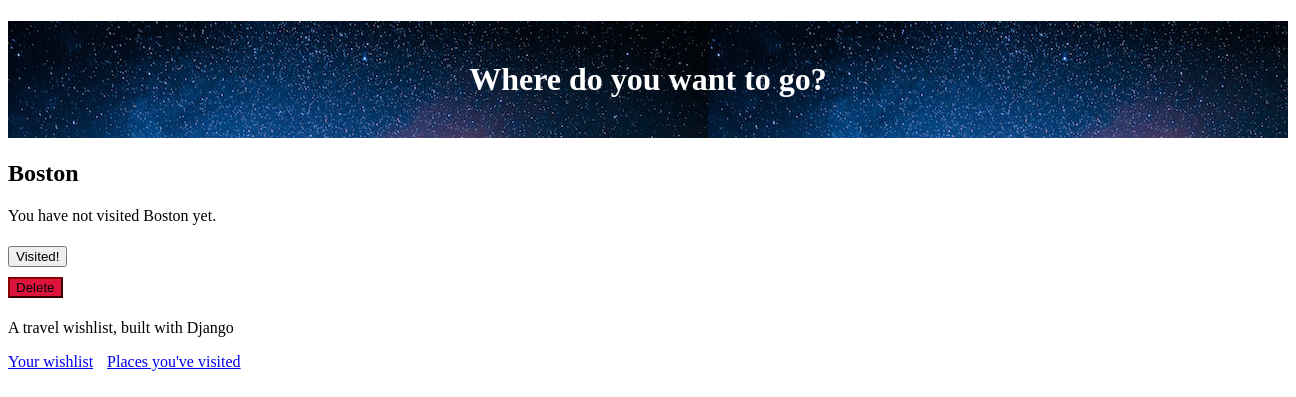
Before: /place/10 (signed in) with the older database file.
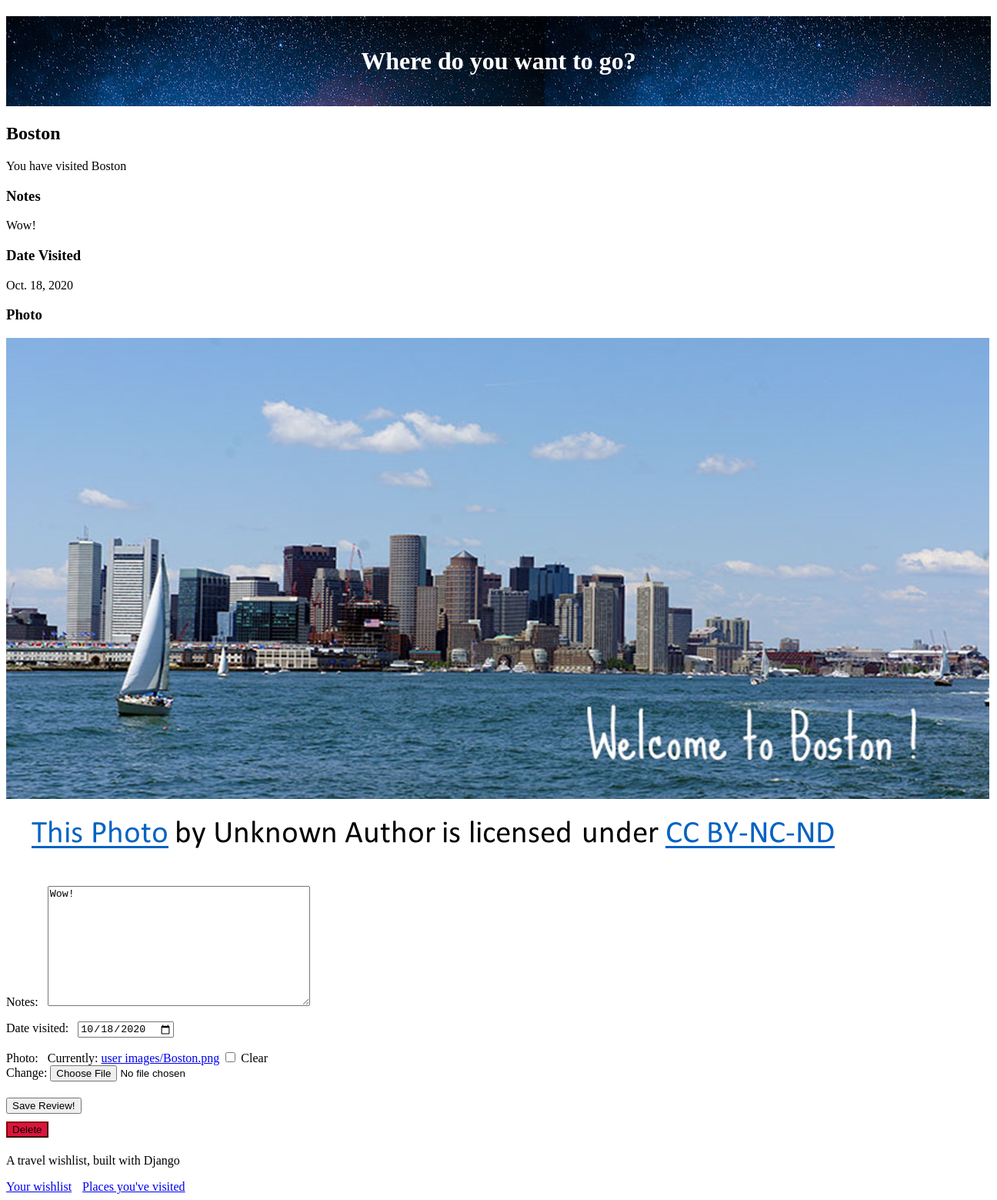
After: the same page with the newer database file.
### travel_wishlist/models.py (models this page shows, shortened)
class Place(models.Model):
    user = models.ForeignKey('auth.User', null=False, on_delete=models.CASCADE)
    name = models.CharField(max_length=200)
    visited = models.BooleanField(default=False)
    notes = models.TextField(blank=True, null=True)
    date_visited = models.DateField(blank=True, null=True)
    photo = models.ImageField(upload_to= 'user_images/', blank=True, null=True)

### travel_wishlist/views.py (the view)
# urls.py: path('place/<int:place_pk>', views.place_details, name='place_details'),
@login_required
def place_details(request, place_pk):
    place = get_object_or_404(Place, pk=place_pk)
    if place.user != request.user:
        return HttpResponseForbidden()
    if request.method == 'POST':
        form = TripReviewForm(request.POST, request.FILES, instance=place)
        if form.is_valid():
            form.save()
            messages.info(request, 'Trip information updated!')
        else:
            messages.error(request, form.errors)
        return redirect('place_details', place_pk=place_pk)
    else:
        if place.visited:
            review_form = TripReviewForm(instance=place) #Pre-populate with data from this Place instance
            return render(request, 'travel_wishlist/place_detail.html', {'place': place, 'review_form': review_form})
        else:
            return render(request, 'travel_wishlist/place_detail.html', {'place': place})

### travel_wishlist/forms.py
class TripReviewForm(forms.ModelForm):
    class Meta:
        model = Place
        fields = ('notes', 'date_visited', 'photo')
        widgets = {
            'date_visited': DateInput()
        }

### travel_wishlist/templates/travel_wishlist/place_detail.html (shortened to what this page needs)
{% extends 'travel_wishlist/base.html' %}
{% load static %}
{% block content %}
<h2>{{place.name}}</h2>
{% if place.visited %}
    <P>You have visited {{ place.name }}</p>
    <h3>Notes</h3>
    <P>{{ place.notes|default:"No Notes." }}</p>
    <h3>Date Visited</h3>
    <P>{{ place.date_visited|default:"Date visited not set" }}</p>
    <h3>Photo</h3>
    {% if place.photo %}
        <img src="{{ place.photo.url}}">
    {% else %}
        <P>No photo uploaded.</p>
    {% endif %}
    <form action="{% url 'place_details' place.pk %}" method ="POST" enctype="multipart/form-data">
        {{ review_form.as_p }}
        <button type="submit">Save Review!</button>
    </form>
{%  else %}
    <p>You have not visited {{ place.name }} yet.</p>
    <form action="{% url 'place_was_visited' place.pk %}" method="POST">
        <button type=submit class="visited">Visited!</button>
    </form>
{% endif %}
<form action="{% url 'delete_place' place.pk %}" method="POST">
    <button type="submit" class="delete">Delete</button>
</form>
{% endblock %}

### travel_wishlist/templates/travel_wishlist/base.html (shortened to what this page needs)
{% load static %}
<!DOCTYPE html>
<html>
    <head>
        <link rel="stylesheet" href="https://unpkg.com/sakura.css/css/sakura.css" type="text/css">
        <link rel="stylesheet"href="{% static 'css/style.css' %}" type="text/css">
    </head>
    <h1 id="site-header" style="background: url('{% static 'img/jtree.jpg' %}') ">
        Where do you want to go?</h1>
    <body>
        {% block content%}
        {% endblock %}
    </body>
    <div>
        <p>A travel wishlist, built with Django</p>
        <a class="nav-link" href="{% url 'place_list' %}">Your wishlist</a>
        <a class="nav-link" href="{% url 'places_visited' %}">Places you've visited</a>
    </div>
</html>

### travel_wishlist/static/css/style.css (style rules this page uses)
#site-header { background: 0 0 repeat-x; color: white; padding: 40px 0 40px 0px; text-align: center; }
.nav-link { margin-right: 10px; }
label { display: inline-block; padding-right: 8px; }
button { margin: 5px 0px 5px 0; }
.delete { background-color: crimson; border-color: darkred; }

Changed rows visible on the page:
changed Place "Boston": visited False → True (drawn); notes (not shown) → "Wow!"; date_visited (not shown) → "Oct. 18, 2020"; photo: picture added; date_visited (not shown) → "10/18/2020"
Other visible differences:
form field as_p: (not shown) → "☐"
text no longer shown: "You have not visited yet. Visited!"
text now shown: "You have visited Notes Date Visited Photo Notes: Date visited: Photo: Currently: user images/Boston.png Clear Change: Save Review!"
